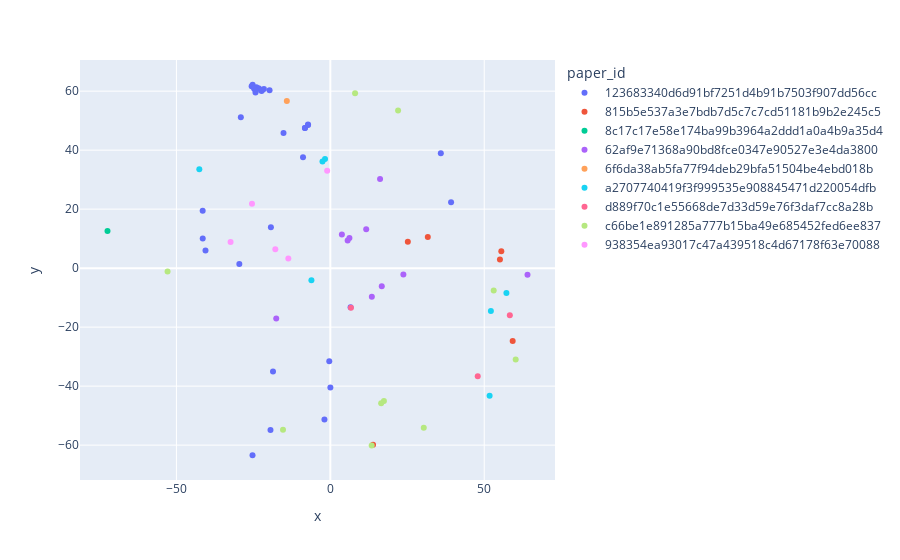

Source (notebook cell):
### Code cell
fig = express.scatter(tsne_df[tsne_df['paper_id'].isin(file_ids[:10])],x='x',y='y',color='paper_id') #adjust isin(file_ids[:x]) to visualize more documents
fig.show()

### Figure 1 — Plotly figure (JSON) as saved in the notebook; plotly's stock layout.template omitted (floating-point values rounded to 4 significant figures)
{"data": [{"hovertemplate": "paper_id=123683340d6d91bf7251d4b91b7503f907dd56cc<br>x=%{x}<br>y=%{y}<extra></extra>", "legendgroup": "123683340d6d91bf7251d4b91b7503f907dd56cc", "marker": {"color": "#636efa", "symbol": "circle"}, "mode": "markers", "name": "123683340d6d91bf7251d4b91b7503f907dd56cc", "showlegend": true, "type": "scatter", "x": [6.588, 0.01705, -19.3, -1.906, -15.2, -41.47, -25.27, -0.3397, -8.87, -19.44, 35.9, -41.45, -18.62, -22.34, -24.31, -21.57, -24.62, -8.243, 39.23, -19.73, -23.31, -24.01, -29.07, -7.244, -40.55, -7.233, -25.56, -22.18, -25.23, -24.75, -22.36, -29.56, -24.19, -8.241], "xaxis": "x", "y": [-13.3, -40.45, 13.83, -51.26, 45.78, 19.49, -63.43, -31.59, 37.59, -54.86, 38.97, 10.07, -34.99, 60.08, 59.52, 60.7, 60.77, 47.47, 22.38, 60.35, 60.98, 61.37, 51.19, 48.69, 6.025, 48.54, 61.66, 60.29, 62.17, 60.88, 60.48, 1.416, 60.14, 47.49], "yaxis": "y"}, {"hovertemplate": "paper_id=815b5e537a3e7bdb7d5c7c7cd51181b9b2e245c5<br>x=%{x}<br>y=%{y}<extra></extra>", "legendgroup": "815b5e537a3e7bdb7d5c7c7cd51181b9b2e245c5", "marker": {"color": "#EF553B", "symbol": "circle"}, "mode": "markers", "name": "815b5e537a3e7bdb7d5c7c7cd51181b9b2e245c5", "showlegend": true, "type": "scatter", "x": [59.24, 55.11, 13.88, 55.55, 31.67, 25.19], "xaxis": "x", "y": [-24.72, 2.933, -59.89, 5.7, 10.53, 8.928], "yaxis": "y"}, {"hovertemplate": "paper_id=8c17c17e58e174ba99b3964a2ddd1a0a4b9a35d4<br>x=%{x}<br>y=%{y}<extra></extra>", "legendgroup": "8c17c17e58e174ba99b3964a2ddd1a0a4b9a35d4", "marker": {"color": "#00cc96", "symbol": "circle"}, "mode": "markers", "name": "8c17c17e58e174ba99b3964a2ddd1a0a4b9a35d4", "showlegend": true, "type": "scatter", "x": [-72.39], "xaxis": "x", "y": [12.61], "yaxis": "y"}, {"hovertemplate": "paper_id=62af9e71368a90bd8fce0347e90527e3e4da3800<br>x=%{x}<br>y=%{y}<extra></extra>", "legendgroup": "62af9e71368a90bd8fce0347e90527e3e4da3800", "marker": {"color": "#ab63fa", "symbol": "circle"}, "mode": "markers", "name": "62af9e71368a90bd8fce0347e90527e3e4da3800", "showlegend": true, "type": "scatter", "x": [64.06, 3.752, -17.57, 16.16, 23.73, 13.49, 16.72, 6.209, 5.63, 11.66], "xaxis": "x", "y": [-2.208, 11.37, -17.08, 30.2, -2.126, -9.679, -6.127, 10.19, 9.357, 13.15], "yaxis": "y"}, {"hovertemplate": "paper_id=6f6da38ab5fa77f94deb29bfa51504be4ebd018b<br>x=%{x}<br>y=%{y}<extra></extra>", "legendgroup": "6f6da38ab5fa77f94deb29bfa51504be4ebd018b", "marker": {"color": "#FFA15A", "symbol": "circle"}, "mode": "markers", "name": "6f6da38ab5fa77f94deb29bfa51504be4ebd018b", "showlegend": true, "type": "scatter", "x": [-14.13], "xaxis": "x", "y": [56.7], "yaxis": "y"}, {"hovertemplate": "paper_id=a2707740419f3f999535e908845471d220054dfb<br>x=%{x}<br>y=%{y}<extra></extra>", "legendgroup": "a2707740419f3f999535e908845471d220054dfb", "marker": {"color": "#19d3f3", "symbol": "circle"}, "mode": "markers", "name": "a2707740419f3f999535e908845471d220054dfb", "showlegend": true, "type": "scatter", "x": [51.75, 52.17, -6.14, 57.21, -1.721, -2.545, -42.56], "xaxis": "x", "y": [-43.23, -14.53, -4.1, -8.46, 36.97, 36.13, 33.52], "yaxis": "y"}, {"hovertemplate": "paper_id=d889f70c1e55668de7d33d59e76f3daf7cc8a28b<br>x=%{x}<br>y=%{y}<extra></extra>", "legendgroup": "d889f70c1e55668de7d33d59e76f3daf7cc8a28b", "marker": {"color": "#FF6692", "symbol": "circle"}, "mode": "markers", "name": "d889f70c1e55668de7d33d59e76f3daf7cc8a28b", "showlegend": true, "type": "scatter", "x": [58.32, 47.89, 6.698], "xaxis": "x", "y": [-15.95, -36.61, -13.38], "yaxis": "y"}, {"hovertemplate": "paper_id=c66be1e891285a777b15ba49e685452fed6ee837<br>x=%{x}<br>y=%{y}<extra></extra>", "legendgroup": "c66be1e891285a777b15ba49e685452fed6ee837", "marker": {"color": "#B6E880", "symbol": "circle"}, "mode": "markers", "name": "c66be1e891285a777b15ba49e685452fed6ee837", "showlegend": true, "type": "scatter", "x": [60.22, 17.41, 13.45, 30.36, 53.08, 22.02, -15.37, 16.52, -52.87, 8.045], "xaxis": "x", "y": [-30.93, -45.07, -60.15, -54.07, -7.613, 53.42, -54.79, -45.8, -1.117, 59.28], "yaxis": "y"}, {"hovertemplate": "paper_id=938354ea93017c47a439518c4d67178f63e70088<br>x=%{x}<br>y=%{y}<extra></extra>", "legendgroup": "938354ea93017c47a439518c4d67178f63e70088", "marker": {"color": "#FF97FF", "symbol": "circle"}, "mode": "markers", "name": "938354ea93017c47a439518c4d67178f63e70088", "showlegend": true, "type": "scatter", "x": [-13.64, -32.4, -25.44, -17.87, -1.023], "xaxis": "x", "y": [3.303, 8.902, 21.81, 6.443, 32.99], "yaxis": "y"}], "layout": {"legend": {"title": {"text": "paper_id"}, "tracegroupgap": 0}, "margin": {"t": 60}, "xaxis": {"anchor": "y", "domain": [0, 1], "title": {"text": "x"}}, "yaxis": {"anchor": "x", "domain": [0, 1], "title": {"text": "y"}}}}
